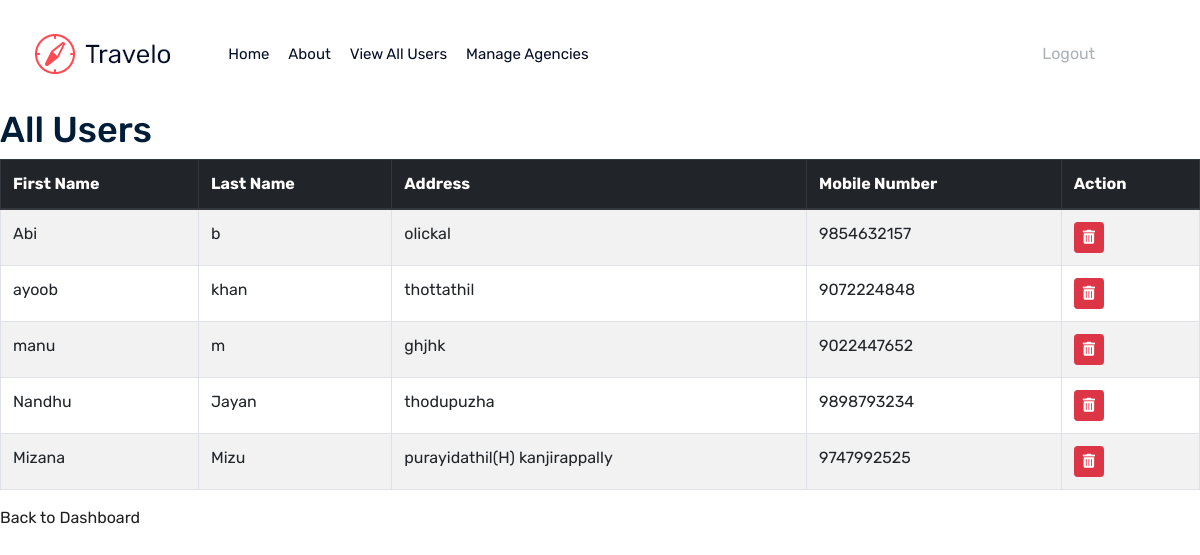
/travelAdmin/users/ (signed in), run on the app's committed database.
### travelapp/models.py (models this page shows, shortened)
class UserProfile(models.Model):
    user = models.OneToOneField(User, on_delete=models.CASCADE)  # Link to the default User model
    first_name = models.CharField(max_length=100)
    last_name = models.CharField(max_length=100)
    phone_number = models.CharField(max_length=10, blank=True, null=True)
    address = models.TextField(blank=True, null=True)
    date_of_birth = models.DateField(blank=True, null=True)
    profile_picture = models.ImageField(upload_to='profile_pictures/', blank=True, null=True)
    bio = models.TextField(blank=True, null=True)

### travelapp/views.py (the view)
# urls.py: path('travelAdmin/users/', all_users, name='all_users'),  # View all users
@login_required
def all_users(request):
    if not request.user.is_superuser:
        return redirect('home')  # Redirect if not a superuser
    users = UserProfile.objects.select_related('user').all()
    return render(request, 'travelAdmin/all_users.html', {'users': users})

### travelapp/templates/travelAdmin/all_users.html (shortened to what this page needs)
<!DOCTYPE html>
<html lang="en">
<head>
</head>
<link rel="stylesheet" href="https://stackpath.bootstrapcdn.com/bootstrap/4.5.2/css/bootstrap.min.css">
<link rel="stylesheet" href="https://cdnjs.cloudflare.com/ajax/libs/font-awesome/5.15.4/css/all.min.css">
<body>
 {% if user.is_authenticated %}
 {% if user.agency %}
     {% include 'agency/header.html' %}
 {% elif user.is_staff %}
     {% include 'travelAdmin/header.html' %}
 {% else %}
     {% include 'user/header.html' %}
 {% endif %}
{% else %}
 {% include 'header.html' %}
{% endif %}
    <h1>All Users</h1>
    <table class="table table-striped table-bordered table-hover">
        <thead class="thead-dark">
            <tr>
                <th>First Name</th>
                <th>Last Name</th>
                <th>Address</th>
                <th>Mobile Number</th>
                <th>Action</th>
            </tr>
        </thead>
        <tbody>
            {% for user in users %}
            <tr>
                <td>{{ user.first_name }}</td>
                <td>{{ user.last_name }}</td>
                <td>{{ user.address }}</td>
                <td>{{ user.phone_number }}</td>
                <td>
                    <form action="{% url 'delete_user' user.id %}" method="post" style="display:inline;">
                        <button type="submit" class="btn btn-danger btn-sm"
                        onclick="return confirm('Do you want to delete {{ user.first_name }} {{ user.last_name }}?');">
                            <i class="fas fa-trash-alt"></i>
                        </button>
                    </form>
                </td>
            </tr>
            {% endfor %}
        </tbody>
    </table>
    <a href="{% url 'admin_dashboard' %}">Back to Dashboard</a>
</body>
</html>

### travelapp/templates/travelAdmin/all_users.html (style rules this page uses)
th { text-align: center; background-color: #343a40; color: #fff; }
.btn-danger { transition: background-color 0.3s ease; }

### data on the page
UserProfile: first_name "Abi", last_name "b", address "olickal", phone_number "9854632157"
UserProfile: first_name "ayoob", last_name "khan", address "thottathil", phone_number "9072224848"
UserProfile: first_name "manu", last_name "m", address "ghjhk", phone_number "9022447652"
UserProfile: first_name "Nandhu", last_name "Jayan", address "thodupuzha", phone_number "9898793234"
UserProfile: first_name "Mizana", last_name "Mizu", address "purayidathil(H) kanjirappally", phone_number "9747992525"
